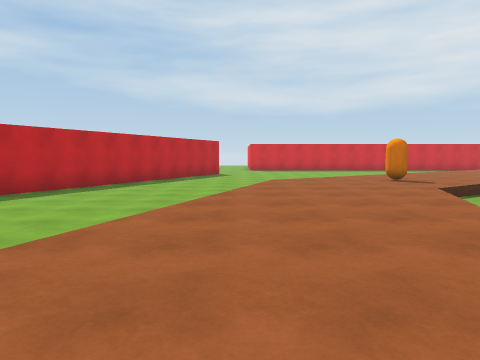
View 1 (above)

24 first-person views from a walk through a 3-D level made in the Unity game engine. The camera is 1.2 m above the floor, tilts 4° down and sees 70° across. The floor is counted in squares, 2 m on a side. Each view is taken from the middle of a square. On the plan, view 1 faces up. The plan holds only what a view shows up to about 10 squares ahead; the rest is blank. The place goes on beyond the plan.

View 2
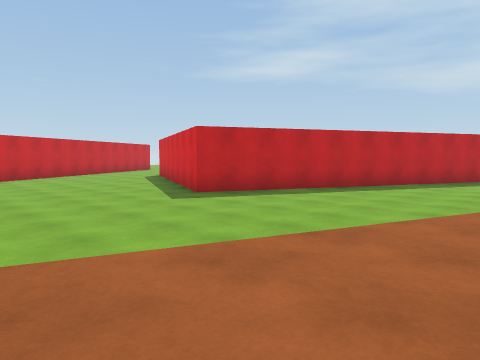

View 3
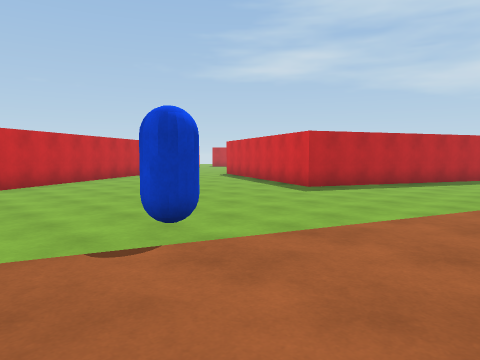

View 4
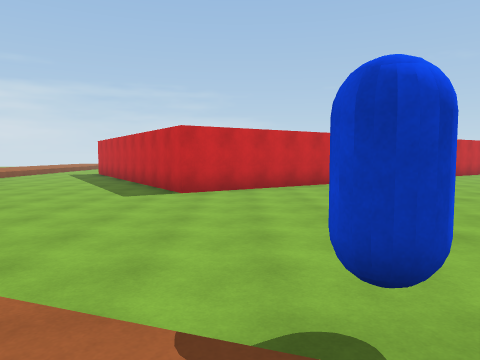

View 5
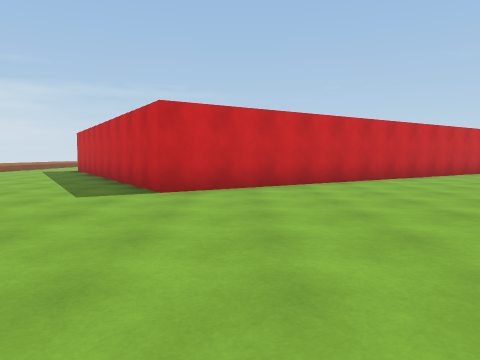

View 6
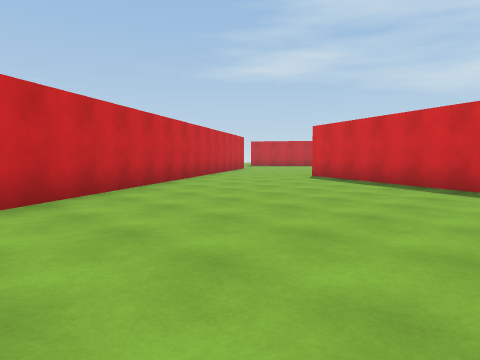

View 7
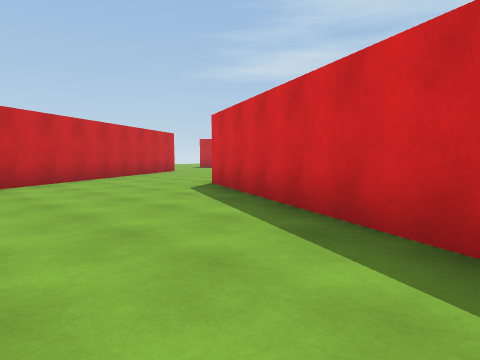

View 8
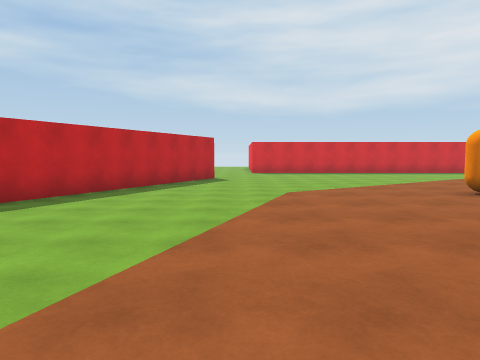

View 9
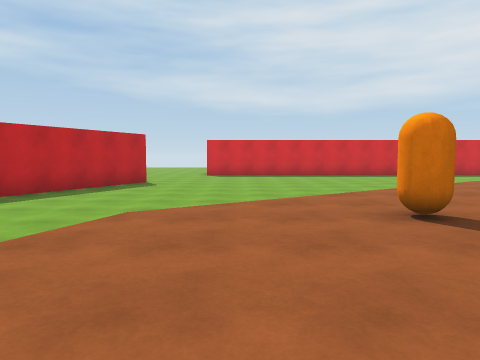

View 10
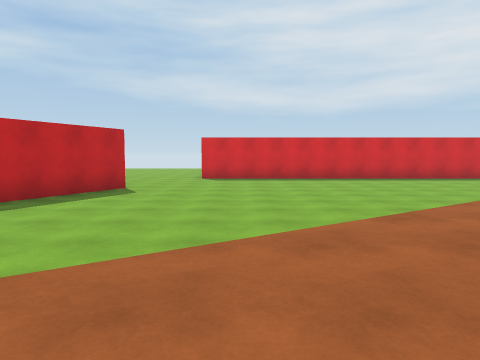

View 11
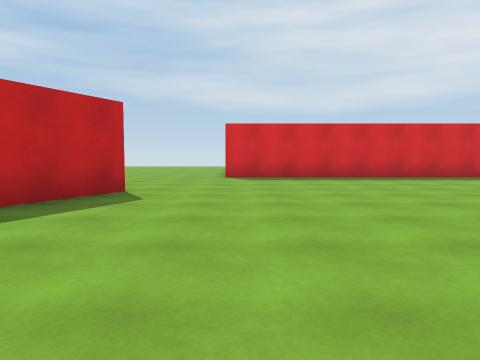

View 12
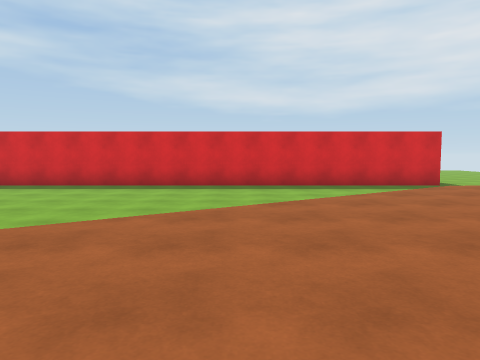

View 13
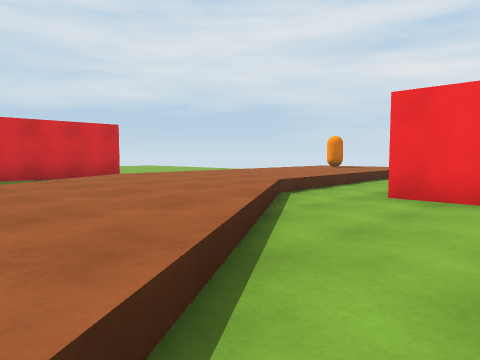

View 14
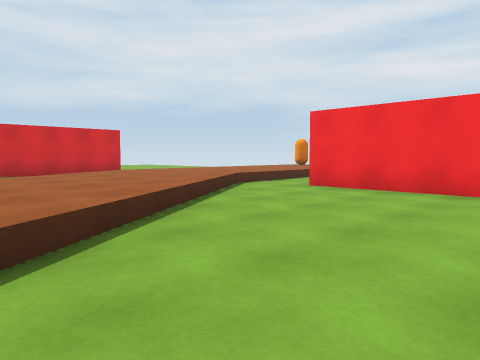

View 15
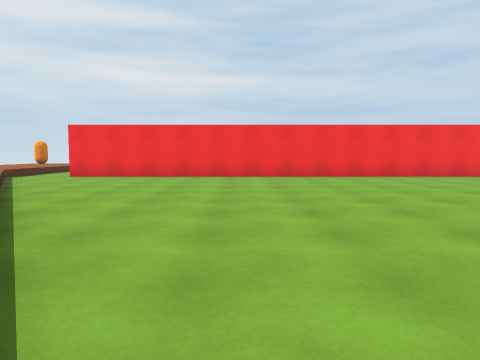

View 16
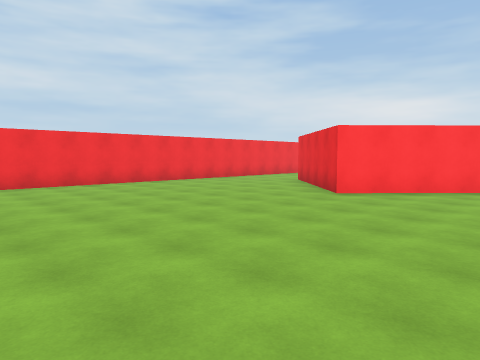

View 17
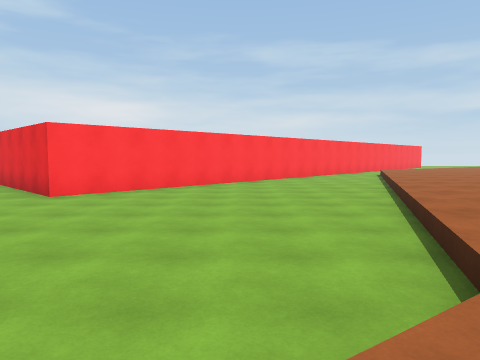

View 18
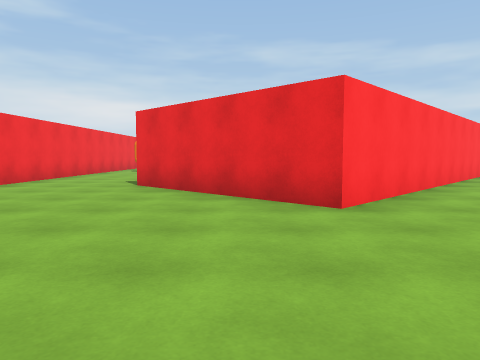

View 19
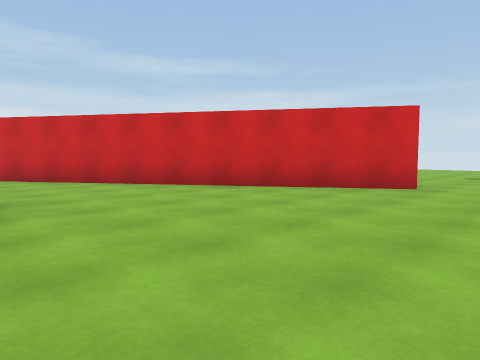

View 20
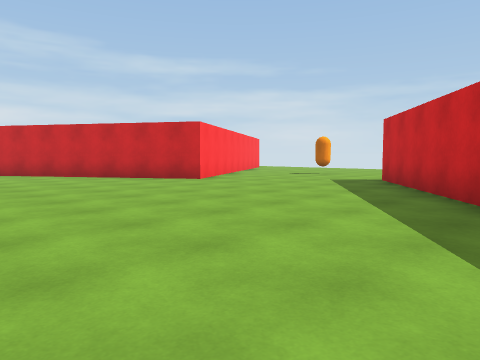

View 21
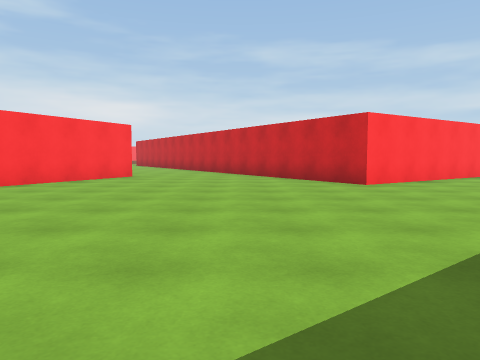

View 22
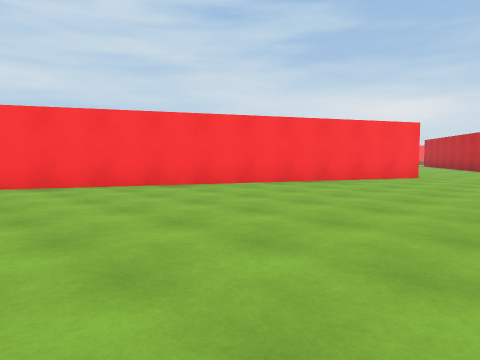

View 23
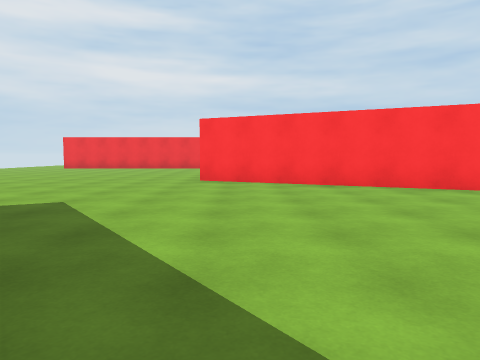

View 24
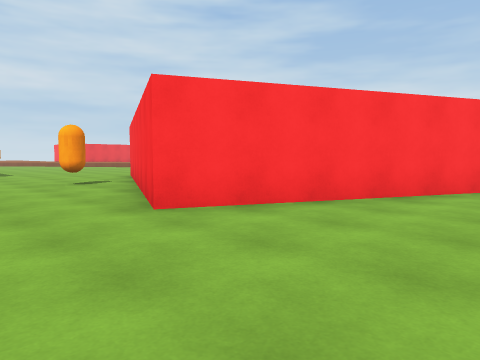

### Floor plan
Key: @ floor where view 1 was taken; # wall or solid block; . main floor; : floor 0.5 m higher than the main floor; / step, stairs or slope; C orange capsule; B blue capsule.
Columns run from 23 left of view 1 to 19 right of it. Each row starts with its distance up from view 1.
 21            .......
 20           ..............##############
 19         ..............................
 18        ........###..C................
 17    ###.........# ###................/////
 16   ##..........##   ####............/::::::
 15  ##...........#      #.........../:::::::::
 14  ............##     ##........../::::::::::
 13  ............#      #........./::::::/....
 12   ..........##     ##......../:::::/..#
 11 ............#      #......./:: :::/...#
 10 ...###.....##     ##....../:::  /.....#
  9  .## #.....#      #...../::::::/......#
  8 ###  ##....##    ##.....:::C:/........#
  7       ##....###  #...../::::/.........#
  6        #......####...../:::...........#
  5        ##........#.....:::/...........#
  4         #............./:::/...........#
  3         ##............/:::............#
  2          ##...........:::/............#
  1           #........../:::/......#.....#
  0           ##.........::@:......###....#
 -1            ##.......B:::/.....## ##...#
 -2             #......./:::.....##   ##..#
 -3             ##......:::    .##     ...#
 -4           ###....../       ##       ..#
 -5          ##.......                  ..#
 -6          #....../

Positions as (right, up) in squares from view 1, and headings:
1: (0, 0), facing up
2: (0, 0), facing up-left
3: (-1, -3), facing up-left
4: (-2, -2), facing left
5: (-4, -2), facing left
6: (-7, -1), facing up-left
7: (-7, 3), facing up-left
8: (0, 3), facing up
9: (2, 5), facing up
10: (2, 7), facing up
11: (1, 10), facing up
12: (9, 10), facing up
13: (10, 10), facing up-right
14: (9, 8), facing up-right
15: (5, 7), facing right
16: (5, 8), facing down-right
17: (5, 8), facing down
18: (10, 5), facing down
19: (-12, 13), facing down-left
20: (-13, 18), facing down-left
21: (-16, 18), facing down
22: (-16, 18), facing down-right
23: (-16, 18), facing right
24: (-11, 21), facing down-right
